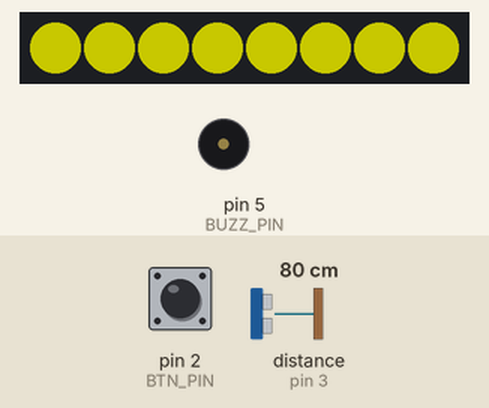
Simulated run of this sketch. Board: Arduino Leonardo, built with avr-gcc and run on an emulated ATmega32U4. On the bench: 8 RGB LEDs in strip order, left to right, buzzer (waves = sounding, pin HIGH). Inputs (shaded band) come from the test bench; at power-on: distance to the obstacle (sensor on pin 3) 80 cm, pin 2 (BTN_PIN) HIGH. Dim RGB values are drawn brighter than linear; EEPROM starts erased.

Above: at 1.8 s.
At 3.4 s:
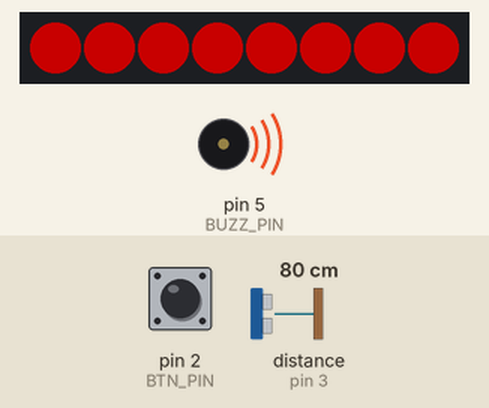
4.5 s: distance to the obstacle (sensor on pin 3) set to 250 cm
At 6.4 s:
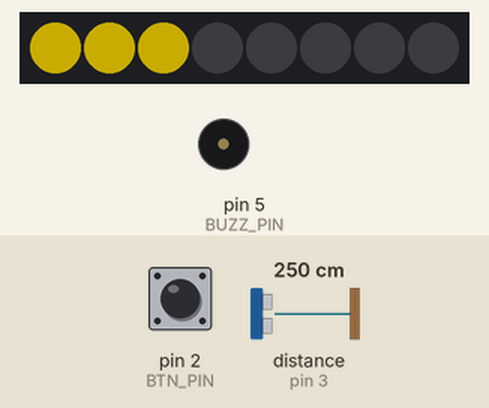
7.0 s: pin 2 (BTN_PIN) pulled LOW for 0.15 s
At 9.2 s:
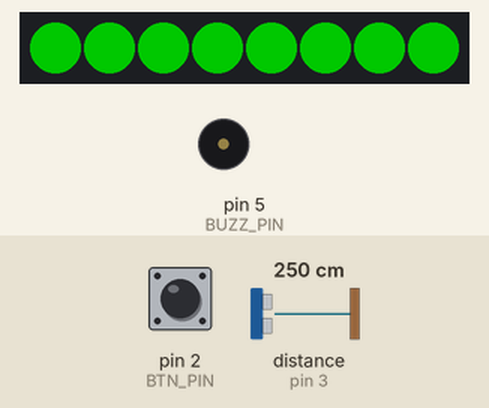
10.1 s: pin 2 (BTN_PIN) pulled LOW for 1 s
At 11.4 s:
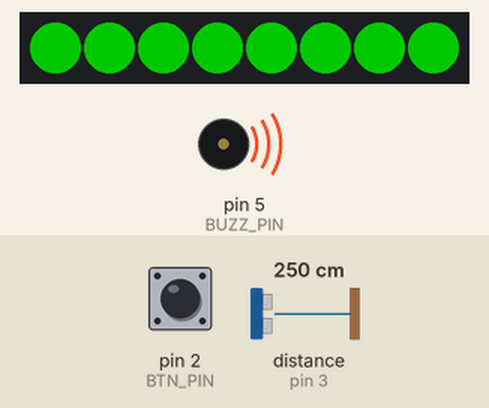
11.7 s: distance to the obstacle (sensor on pin 3) set to 245 cm
14.7 s: distance to the obstacle (sensor on pin 3) set to 238 cm
At 15.94 s:
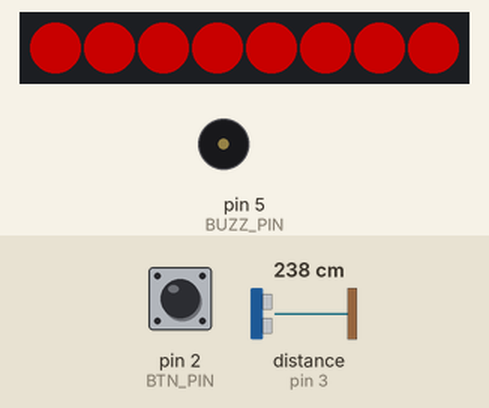
17.7 s: distance to the obstacle (sensor on pin 3) set to 2 cm
Timing chart, 0 to 20.2 s (numbered marks = the images above; inputs shaded):
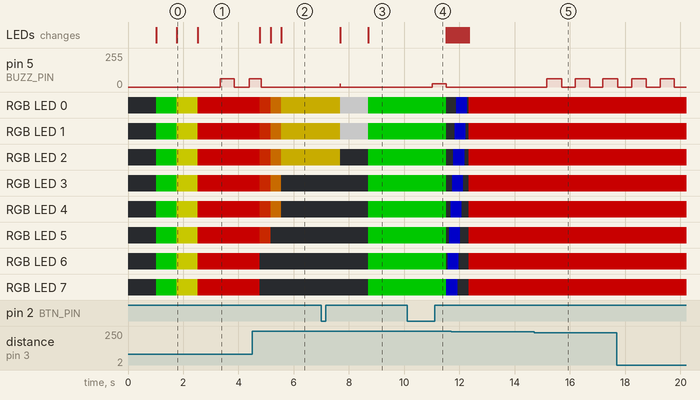

The sketch:

ParkingPal.ino
```cpp
//#include <Adafruit_NeoPixel.h> //Uses AdafruitNeopixel: https://github.com/adafruit/Adafruit_NeoPixel
//#include <Ultrasonic.h> //Uses Ultrasonic: https://github.com/JRodrigoTech/Ultrasonic-HC-SR04
//#include <TimerThree.h> //Uses TimerThree: https://github.com/PaulStoffregen/TimerThree
#include <OneButton.h> //Uses Arduno_OneButton: https://github.com/mathertel/OneButton
#include <Narcoleptic.h> //Uses Narcoleptic library: https://github.com/brabl2/narcoleptic

#include "util.h"
#include "NVM.h"
#include "beeper.h"
#include "sensor.h"
#include "button.h"
#include "LED.h"

OneButton button(BTN_PIN, true);

void setup(void) {
    // Configure peripherals
    #if defined(DEBUG)
    Serial.begin(9600);
    delay(1000);
    #else
    TXLED1;
    delay(1000);
    RXLED1;
    #endif

    LEDs.begin();
    eeprom.begin();
    beeper.begin(BEEP_FREQ);

    // Disable things we don't need
    Narcoleptic.disableWire();
    Narcoleptic.disableSPI();
    ADCSRA &= ~(1<<ADEN); //Disable ADC
    ACSR = (1<<ACD); //Disable the analog comparator

    // Configure button handler
    button.attachClick(click);
    button.attachDoubleClick(doubleClick);
    button.attachLongPressStart(longPress);

    // Load defaults from EEPROM at startup
    sensor.setParkDistance(eeprom.getDefaultParkDist());
    LEDs.setParkDistance(eeprom.getDefaultParkDist());
    LEDs.setLEDBrightness(eeprom.getDefaultBrightness());
    LEDs.setMode(eeprom.getDefaultLEDMode());

    #if defined(PARAM_LOGGING) && defined(DEBUG)
    printParams();
    eeprom.printParams();
    #endif

    LEDs.flash(LED_FLASH_STARTUP);
}

void loop(void) {
    sensor.ping();
    button.tick();
    beeper.handle();

    #if defined(LOOP_LOGGING) && defined(DEBUG)
    // Loop logging statements go here
    // WARNING: This will absolutely blast the serial console if enabled
    #endif

    if (abs(sensor.distance() - sensor.average()) > DIST_THRESHOLD_CM) {
        // Active -- don't go to sleep.
        sensor.distance() <= sensor.parkDistance() ? beeper.enable() : beeper.disable();
        LEDs.setDistance(sensor.distance());
        LEDs.update();

    } else {
        if (!LEDs.fade()) {
            // Fading is done, we can go into sleep mode.
            #if USE_DEEP_SLEEP && !defined(DEBUG)
            Narcoleptic.delay(2*POLL_T_MS);
            #else
            #endif
        }
        beeper.disable();
    }
    delay(LOOP_DELAY);
}
```

LED.cpp
```cpp
#include "LED.h"

// Public
LED::LED() : _pixels(NUM_LEDS, LED_PIN, NEO_GRB + NEO_KHZ800) {}

void LED::begin(void) {
    _pixels.begin();
    #if defined(LED_LOGGING) && defined(DEBUG)
    Serial.print("[LED] Begin: ");
    Serial.print(_pixels.numPixels());
    Serial.println(" LEDs");
    #endif
}

void LED::setMode(uint8_t mode) {
    #if defined(LED_LOGGING) && defined(DEBUG)
    Serial.print("[LED] Mode: ");
    Serial.println(mode);
    #endif
    _mode = mode;
}

void LED::setLEDBrightness(uint8_t brightness) {
    _brightness = brightness;
    _pixels.setBrightness(_brightness);
    _pixels.show();

    #if defined(LED_LOGGING) && defined(DEBUG)
    Serial.print("[LED] Brightness: ");
    Serial.println(_brightness);
    #endif
}

void LED::setDistance(int distance) {
    _distance = distance;
}

void LED::setParkDistance(int parkDistance) {
	_parkDistance = parkDistance;
}

void LED::update() {
    _pixels.clear();
    _pixels.setBrightness(_brightness);

    switch(_mode) {
        case LED_MODE_BAR:
        _barMode();
        break;

        case LED_MODE_RG:
        _RGMode();
        break;

        case LED_MODE_RYG:
        _RYGMode();
        break;

        case LED_MODE_STOPLIGHT:
        _StoplightMode();
        break;

        default:
        break;
    }

    _pixels.show();
    _idle = millis();
}

void LED::flash(uint8_t animation) {
    _pixels.clear();

    bool lightsOff = false;
    if (_pixels.getBrightness() == 0) {
        lightsOff = true;
        _pixels.setBrightness(_brightness);
    }

    #if defined(LED_LOGGING) && defined(DEBUG)
    Serial.print("[LED] Flash animation: ");
    Serial.println(animation);
    #endif

    switch (animation) {
        case LED_FLASH_WAVE:
        _wave();
        break;

        case LED_FLASH_BLUE:
        _blue();
        break;

        case LED_FLASH_STARTUP:
        _startup();
        break;

        case LED_FLASH_MODE:
        _flashMode();
        break;

        default:
        break;
    }

    if (lightsOff) {
        _pixels.setBrightness(0);
    }
}

uint8_t LED::getLEDBrightness(void) {
    return _brightness;
}

uint8_t LED::getMode(void) {
    return _mode;
}

bool LED::fade(void) {
    unsigned long t = millis() - _idle;
    if (t < LED_FADE_MS) {
        // Fade
        int b = max(_brightness * (1.0 - ((float)t/LED_FADE_MS)), 0);
        _pixels.setBrightness(b);
        _pixels.show();
        #if defined(LED_LOGGING) && defined(DEBUG)
        Serial.print("[LED] Fade brightness: ");
        Serial.println(b);
        #endif
        return true;
    }
    else return false;
}

// Private

void LED::_barMode() {
    // Fills the bar depending on distance
    float a = (NUM_LEDS - 1)*(_distance - DISTANCE_MAX_CM);
    float b = (SAFE_ZONE_CM + _parkDistance - DISTANCE_MAX_CM);
    float n = constrain((a/b) + 1, 1, NUM_LEDS);

    float d = _distance - (SAFE_ZONE_CM + _parkDistance);
    float r_raw = 510*(1 - (d/DISTANCE_MAX_CM));
    int r = constrain(r_raw, 0, 255);
    float g_raw = 510*(d/DISTANCE_MAX_CM);
    int g = constrain(g_raw, 0, 255);

    #if defined(LED_LOGGING) && defined(DEBUG)
    Serial.print("[LED] n:");
    Serial.print((int)n);
    Serial.print(" d:");
    Serial.print((int)d);
    Serial.print(" r:");
    Serial.print((int)r);
    Serial.print(" g:");
    Serial.println((int)g);
    #endif

    #if FLIP_LEDS
    for(int i=(int)n-1;i>=0;i--){
        _pixels.setPixelColor(i, _pixels.Color(r,g,0));
    }
    #else
    for(int i=0;i<(int)n;i++){
        _pixels.setPixelColor(i, _pixels.Color(r,g,0));
    }
    #endif
}

void LED::_RGMode(void) {
    // Green unless within park + SAFE_ZONE, then red.
    if (_distance < SAFE_ZONE_CM + _parkDistance) {
        for(int i=0;i<NUM_LEDS;i++){
            _pixels.setPixelColor(i, _pixels.Color(255,0,0));
        }
    } else {
        for(int i=0;i<NUM_LEDS;i++){
            _pixels.setPixelColor(i, _pixels.Color(0,255,0));
        }
    }
}

void LED::_RYGMode(void) {
    // Green between MAX and MAX/2, yellow between MAX/2 and park, red otherwise.
    int m2 = DISTANCE_MAX_CM - (SAFE_ZONE_CM + _parkDistance); //MAX/2
    if (_distance < SAFE_ZONE_CM + _parkDistance) {
        for(int i=0;i<NUM_LEDS;i++){
            _pixels.setPixelColor(i, _pixels.Color(255,0,0));
        }
    } else if (_distance < m2) {
        for(int i=0;i<NUM_LEDS;i++){
            _pixels.setPixelColor(i, _pixels.Color(255,255,0));
        }
    } else {
        for(int i=0;i<NUM_LEDS;i++){
            _pixels.setPixelColor(i, _pixels.Color(0,255,0));
        }
    }
}

void LED::_StoplightMode(void) {
    // Green between MAX and MAX/2, yellow between MAX/2 and park, red otherwise, with displacement
    int m2 = DISTANCE_MAX_CM - (SAFE_ZONE_CM + _parkDistance); //MAX/2
    int range = (NUM_LEDS - 2) / 3;
    if (_distance < SAFE_ZONE_CM + _parkDistance) {
        #if FLIP_LEDS
        for(int i=0;i<range;i++){
            _pixels.setPixelColor(i, _pixels.Color(255,0,0));

        }
        #else
        for(int i=3*range;i<NUM_LEDS;i++){
            _pixels.setPixelColor(i, _pixels.Color(255,0,0));
        }
        #endif
    } else if (_distance < m2) {
        for(int i=2*range-1;i<3*range-1;i++){
            _pixels.setPixelColor(i, _pixels.Color(255,255,0));
        }
    } else {
        #if FLIP_LEDS
        for(int i=3*range;i<NUM_LEDS;i++){
            _pixels.setPixelColor(i, _pixels.Color(0,255,0));
        }
        #else
        for(int i=0;i<range;i++){
            _pixels.setPixelColor(i, _pixels.Color(0,255,0));
        }
        #endif
    }
}

void LED::_wave() {
    #if FLIP_LEDS
    for(int i=NUM_LEDS-1;i>=0;i--){
        _pixels.setPixelColor(i, _pixels.Color(0, 255, 0));
        _pixels.show();
        delay(20);
    }
    #else
    for(int i=0;i<NUM_LEDS;i++){
        _pixels.setPixelColor(i, _pixels.Color(0, 255, 0));
        _pixels.show();
        delay(20);
    }
    #endif

    #if FLIP_LEDS
    for(int i=NUM_LEDS-1;i>=0;i--){
        _pixels.setPixelColor(i, _pixels.Color(255, 255, 0));
        _pixels.show();
        delay(20);
    }
    #else
    for(int i=0;i<NUM_LEDS;i++){
        _pixels.setPixelColor(i, _pixels.Color(255, 255, 0));
        _pixels.show();
        delay(20);
    }
    #endif

    #if FLIP_LEDS
    for(int i=NUM_LEDS-1;i>=0;i--){
        _pixels.setPixelColor(i, _pixels.Color(255, 0, 0));
        _pixels.show();
        delay(20);
    }
    #else
    for(int i=0;i<NUM_LEDS;i++){
        _pixels.setPixelColor(i, _pixels.Color(255, 0, 0));
        _pixels.show();
        delay(20);
    }
    #endif

    #if FLIP_LEDS
    for(int i=NUM_LEDS-1;i>=0;i--){
        _pixels.setPixelColor(i, _pixels.Color(0, 0, 0));
        _pixels.show();
        delay(50);
    }
    #else
    for(int i=0;i<NUM_LEDS;i++){
        _pixels.setPixelColor(i, _pixels.Color(0, 0, 0));
        _pixels.show();
        delay(50);
    }
    #endif
}

void LED::_blue() {
    #if FLIP_LEDS
    for (int i=NUM_LEDS-1;i>=0;i--){
        _pixels.setPixelColor(i, _pixels.Color(0, 0, 255));
        _pixels.show();
        delay(50);
    }
    #else
    for (int i=0;i<NUM_LEDS;i++){
        _pixels.setPixelColor(i, _pixels.Color(0, 0, 255));
        _pixels.show();
        delay(50);
    }
    #endif

    #if FLIP_LEDS
    for (int i=NUM_LEDS-1;i>=0;i--){
        _pixels.setPixelColor(i, _pixels.Color(0, 0, 0));
        _pixels.show();
        delay(50);
    }
    #else
    for (int i=0;i<NUM_LEDS;i++){
        _pixels.setPixelColor(i, _pixels.Color(0, 0, 0));
        _pixels.show();
        delay(50);
    }
    #endif
}

void LED::_flashMode(void) {
    //  Fill bar depending on mode
    for(int i=0;i<=_mode;i++){
        _pixels.setPixelColor(i, _pixels.Color(255, 255, 255));

    }
    _pixels.show();
    delay(1000);

    for(int i=0;i<NUM_LEDS;i++){
        _pixels.setPixelColor(i, _pixels.Color(0, 0, 0));
    }
    _pixels.show();
}

void LED::_startup() {
    for(int i=0;i<NUM_LEDS;i++){
        _pixels.setPixelColor(i, _pixels.Color(0, 255, 0));
    }
    _pixels.show();
    delay(750);

    for(int i=0;i<NUM_LEDS;i++){
        _pixels.setPixelColor(i, _pixels.Color(255, 255, 0));
    }
    _pixels.show();
    delay(750);

    for(int i=0;i<NUM_LEDS;i++){
        _pixels.setPixelColor(i, _pixels.Color(255, 0, 0));
    }
    _pixels.show();
    delay(750);

    for(int i=0;i<NUM_LEDS;i++){
        _pixels.setPixelColor(i, _pixels.Color(0, 0, 0));
    }
    _pixels.show();
}
```

LED.h
```cpp
// LED functions

#ifndef LED_H
#define LED_H

#include <Arduino.h>
#include <Adafruit_NeoPixel.h> //Uses AdafruitNeopixel: https://github.com/adafruit/Adafruit_NeoPixel
#include "config.h"

class LED {
public:
    LED();

    void
    begin(void),
    setMode(uint8_t mode),
    setLEDBrightness(uint8_t brightness),
    flash(uint8_t animation),
    setDistance(int distance),
    setParkDistance(int parkDistance),
    update(void);

    uint8_t
    getLEDBrightness(void),
    getMode(void);

    bool fade(void);

private:
    void
    _barMode(void),
    _RGMode(void),
    _RYGMode(void),
    _StoplightMode(void),
    _wave(void),
    _blue(void),
    _startup(void),
    _flashMode(void);

    Adafruit_NeoPixel _pixels;

    uint8_t
    _mode = 0,
    _brightness = 100;

    int
    _distance = 0,
    _parkDistance = 0;

    unsigned long _idle = 0;
};

#endif
```

NVM.cpp
```cpp
#include "NVM.h"

Eeprom::Eeprom()
{
    //Wait until begin() to start.
}

void Eeprom::begin(void) {
    if (!isConfigured()) {
        #if defined(EEPROM_LOGGING) && defined(DEBUG)
        Serial.println("[EEPROM] Not configured!");
        #endif
        configure();
    } else {
        #if defined(EEPROM_LOGGING) && defined(DEBUG)
        Serial.println("[EEPROM] OK");
        #endif
    }
}

void Eeprom::printParams(void) {
    Serial.println("[EEPROM] Configuration parameters:");
    Serial.print("[EEPROM] MAGIC_NUMBER:");
    Serial.println(read(MAGIC_NUMBER));
    Serial.print("[EEPROM] PARKED_DIST_CM:");
    Serial.println(read(PARKED_DIST_CM));
    Serial.print("[EEPROM] BRIGHTNESS:");
    Serial.println(read(BRIGHTNESS));
    Serial.print("[EEPROM] LED_MODE:");
    Serial.println(read(LED_MODE));
}

uint8_t Eeprom::getDefaultParkDist(void) {
    return read(PARKED_DIST_CM);
}

uint8_t Eeprom::getDefaultBrightness(void) {
    return read(BRIGHTNESS);
}

uint8_t Eeprom::getDefaultLEDMode(void) {
    return read(LED_MODE);
}

void Eeprom::setDefaultParkDist(uint8_t distance) {
    store(PARKED_DIST_CM, distance);
}

void Eeprom::setDefaultBrightness(uint8_t brightness) {
    store(BRIGHTNESS, brightness);
}

void Eeprom::setDefaultLEDMode(uint8_t mode) {
    store(LED_MODE, mode);
}

bool Eeprom::isConfigured(void) {
    return read(MAGIC_NUMBER) == EEPROM_MAGIC;
}

void Eeprom::configure(void) {
    #if defined(EEPROM_LOGGING) && defined(DEBUG)
    Serial.println("[EEPROM] Configuring with defaults...");
    #endif
    store(MAGIC_NUMBER, EEPROM_MAGIC);
    store(PARKED_DIST_CM, DEFAULT_DIST_CM);
    store(BRIGHTNESS, DEFAULT_BRIGHTNESS);
    store(LED_MODE, DEFAULT_LED_MODE);
    store(BEEP_EN, DEFAULT_BEEP_EN);
}

// Private
void Eeprom::store(uint8_t offset, uint8_t data) {
    #if defined(EEPROM_LOGGING) && defined(DEBUG)
    Serial.print("[EEPROM] Saving data: ");
    Serial.print(data);
    Serial.print(" at offset: ");
    Serial.println(offset);
    #endif
    EEPROM.put(offset, data);
}

uint8_t Eeprom::read(uint8_t offset) {
    uint8_t data = EEPROM.read(offset);
    #if defined(EEPROM_LOGGING) && defined(DEBUG)
    Serial.print("[EEPROM] Read data: ");
    Serial.print(data);
    Serial.print(" from offset: ");
    Serial.println(offset);
    #endif
    return data;
}
```

NVM.h
```cpp
// Nonvolatile memory controls and functions.

#ifndef NVM_H
#define NVM_H

#include <Arduino.h>
#include <EEPROM.h>
#include "config.h"

#define EEPROM_MAGIC 0x01
#define DEFAULT_DIST_CM 80
#define DEFAULT_BRIGHTNESS 100
#define DEFAULT_LED_MODE 0
#define DEFAULT_BEEP_EN ((uint8_t) true)

enum offsets : uint8_t {
    MAGIC_NUMBER = 0,   // 1 byte
    PARKED_DIST_CM = 1, // 1 byte
    BRIGHTNESS = 2,     // 1 byte
    LED_MODE = 3,       // 1 byte
    BEEP_EN = 4         // 1 byte
};

class Eeprom {
public:
    Eeprom();

    void
    begin(void),
    setDefaultParkDist(uint8_t distance),
    setDefaultBrightness(uint8_t brightness),
    setDefaultLEDMode(uint8_t mode),
    printParams(void);

    uint8_t
    getDefaultParkDist(void),
    getDefaultBrightness(void),
    getDefaultLEDMode(void);

private:
    void
    configure(void),
    store(uint8_t offset, uint8_t data);

    uint8_t
    read(uint8_t offset);

    bool
    isConfigured(void);
};

#endif
```

beeper.cpp
```cpp
#include "beeper.h"

Beeper::Beeper() {
    //Do nothing
}
// Public

void Beeper::begin(uint16_t freq) {
    Timer3.initialize(1E6/freq);
}

void Beeper::handle(void) {
    if (_enabled) {
        unsigned long t = millis() - _lastBeep;
        if (t < BEEP_PERIOD_MS) {
            //do nothing
            return;
        } else if (t < 2*BEEP_PERIOD_MS) {
            //if beep turn off, else nothing
            if (_beeping) {
                _beepOff();
            }
            return;
        } else {
            //if not beep turn on, else nothing
            if (!_beeping) {
                _beepOn();
            }
            return;
        }
    } else {
        _stop();
    }
}

void Beeper::beep(uint16_t duration, uint8_t duty) {
    uint8_t d = (duty/100.)*1024;
    Timer3.pwm(BUZZ_PIN, d);
    delay(duration);
    Timer3.pwm(BUZZ_PIN, 0);
}

void Beeper::enable(void) {
    _enabled = true;
}

void Beeper::disable(void) {
    _enabled = false;
}

// Private

void Beeper::_stop(void) {
    if (_beeping) {
        _beepOff();
        _beeping = false;
    }
}

void Beeper::_beepOn(void) {
    uint8_t d = (BEEP_DUTY_ON/100.)*1024;
    Timer3.pwm(BUZZ_PIN, d);
    _beeping = true;
    _lastBeep = millis();
}

void Beeper::_beepOff(void) {
    Timer3.pwm(BUZZ_PIN, BEEP_DUTY_OFF);
    _beeping = false;
}
```

beeper.h
```cpp
// Async beeper library using Timer3 library.

#ifndef BEEP_H
#define BEEP_H

#include <Arduino.h>
#include <TimerThree.h> //Uses TimerThree: https://github.com/PaulStoffregen/TimerThree
#include "config.h"

class Beeper {
public:
    Beeper();

    void
    begin(uint16_t freq),
    handle(void),
    beep(uint16_t duration, uint8_t duty),
    enable(void),
    disable(void);


private:
    void
    _stop(void),
    _beepOn(void),
    _beepOff(void);

    bool
    _enabled = false,
    _beeping = false;

    unsigned long _lastBeep = 0;
};

#endif
```

fifo.h
```cpp
// Ultra-simple circular array class designed to auto-overwrite stale values.

#ifndef FIFO_H
#define FIFO_H

class FIFO {
public:
    FIFO(int capacity) {
        _capacity = capacity;
        arr = new int[_capacity]{0};
    }

    ~FIFO() {
        delete[] arr;
    }

    void insert(int data) {
        arr[_index] = data;

        if (_index >= _capacity) {
            _index = 0;
        } else {
            _index++;
        }
    }

    int average(void) {
        int sum = 0;
        for (int i=0; i<_capacity; i++) {
            sum += arr[i];
        }
        sum /= _capacity;
        return sum;
    }

private:
    int * arr;
    int _index;
    int _capacity;
};

#endif
```

Source omitted: button.h (2040 bytes), sensor.h (1496 bytes), util.h (2028 bytes), config.h (2118 bytes)

Measured:
- the behaviour switches between 241 and 240 cm on distance to the obstacle (sensor on pin 3) (found by bisection; images 4 and 5)
- after the input at 4.5 s, RGB LED 0, RGB LED 1: RGB(100, 0, 0) → RGB(100, 20, 0) after 0.27 s, → RGB(100, 53, 0) 0.39 s later, → RGB(100, 86, 0) 0.39 s later
- after the input at 7.0 s, pin 5 (BUZZ_PIN): 0/255 → 25/255 after 0.68 s, → 0/255 0.01 s later; RGB LED 0: RGB(100, 86, 0) → RGB(100, 100, 100) after 0.69 s, → RGB(0, 100, 0) 1.0 s later
- after the input at 10.1 s, pin 5 (BUZZ_PIN): 0/255 → 25/255 after 0.91 s, → 0/255 0.50 s later; RGB LED 0: RGB(0, 100, 0) → off after 1.4 s
- after the input at 14.7 s, pin 5 (BUZZ_PIN): alternates 63/255 for 0.53 s and 0/255 for 0.49 s, starting after 0.47 s
- what the display in image 0 shows lasts 0.7 s, from 1.8 s to 2.5 s
